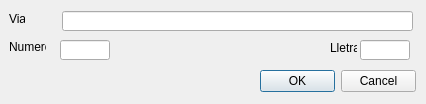
<?xml version="1.0" encoding="UTF-8"?>
<ui version="4.0">
 <class>DialogConsultaAdreca</class>
 <widget class="QDialog" name="DialogConsultaAdreca">
  <property name="geometry">
   <rect>
    <x>0</x>
    <y>0</y>
    <width>426</width>
    <height>104</height>
   </rect>
  </property>
  <property name="windowTitle">
   <string>Consulta. Selecció d'adreça</string>
  </property>
  <widget class="QLabel" name="lVial">
   <property name="geometry">
    <rect>
     <x>9</x>
     <y>11</y>
     <width>16</width>
     <height>16</height>
    </rect>
   </property>
   <property name="text">
    <string>Vial</string>
   </property>
  </widget>
  <widget class="QLineEdit" name="leVial">
   <property name="geometry">
    <rect>
     <x>62</x>
     <y>11</y>
     <width>351</width>
     <height>20</height>
    </rect>
   </property>
   <property name="text">
    <string/>
   </property>
  </widget>
  <widget class="QLabel" name="lNumero">
   <property name="geometry">
    <rect>
     <x>9</x>
     <y>39</y>
     <width>37</width>
     <height>16</height>
    </rect>
   </property>
   <property name="text">
    <string>Numero</string>
   </property>
  </widget>
  <widget class="QLabel" name="lLletra">
   <property name="geometry">
    <rect>
     <x>330</x>
     <y>40</y>
     <width>27</width>
     <height>16</height>
    </rect>
   </property>
   <property name="text">
    <string>Lletra</string>
   </property>
  </widget>
  <widget class="QLineEdit" name="leLletra">
   <property name="geometry">
    <rect>
     <x>360</x>
     <y>40</y>
     <width>50</width>
     <height>20</height>
    </rect>
   </property>
   <property name="maximumSize">
    <size>
     <width>50</width>
     <height>16777215</height>
    </size>
   </property>
   <property name="text">
    <string/>
   </property>
  </widget>
  <widget class="QDialogButtonBox" name="buttonBox">
   <property name="geometry">
    <rect>
     <x>260</x>
     <y>70</y>
     <width>156</width>
     <height>23</height>
    </rect>
   </property>
   <property name="orientation">
    <enum>Qt::Horizontal</enum>
   </property>
   <property name="standardButtons">
    <set>QDialogButtonBox::Cancel|QDialogButtonBox::Ok</set>
   </property>
  </widget>
  <widget class="QLineEdit" name="leNumero">
   <property name="geometry">
    <rect>
     <x>60</x>
     <y>40</y>
     <width>50</width>
     <height>20</height>
    </rect>
   </property>
   <property name="maximumSize">
    <size>
     <width>50</width>
     <height>16777215</height>
    </size>
   </property>
   <property name="text">
    <string/>
   </property>
  </widget>
 </widget>
 <resources/>
 <connections>
  <connection>
   <sender>buttonBox</sender>
   <signal>accepted()</signal>
   <receiver>DialogConsultaAdreca</receiver>
   <slot>accept()</slot>
   <hints>
    <hint type="sourcelabel">
     <x>248</x>
     <y>254</y>
    </hint>
    <hint type="destinationlabel">
     <x>157</x>
     <y>274</y>
    </hint>
   </hints>
  </connection>
  <connection>
   <sender>buttonBox</sender>
   <signal>rejected()</signal>
   <receiver>DialogConsultaAdreca</receiver>
   <slot>reject()</slot>
   <hints>
    <hint type="sourcelabel">
     <x>316</x>
     <y>260</y>
    </hint>
    <hint type="destinationlabel">
     <x>286</x>
     <y>274</y>
    </hint>
   </hints>
  </connection>
 </connections>
</ui>
